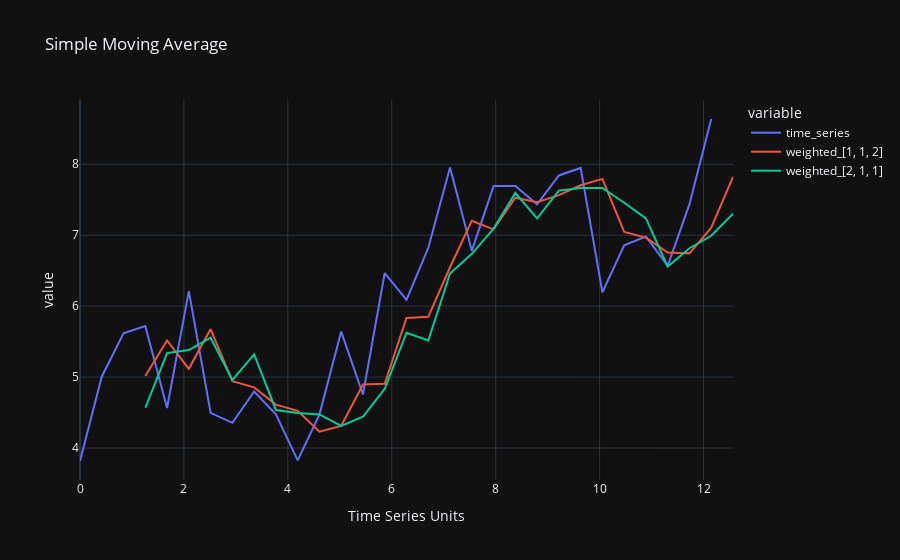

The cell this chart's notebook holds for it:
### Code cell
_, fig = WMA([1, 1, 2], [2, 1, 1])
fig.show()

### Figure 1 — Plotly figure (JSON) as saved in the notebook; plotly's stock layout.template omitted (floating-point values rounded to 4 significant figures)
{"data": [{"hovertemplate": "variable=time_series<br>Time Series Units=%{x}<br>value=%{y}<extra></extra>", "legendgroup": "time_series", "line": {"color": "#636efa", "dash": "solid"}, "marker": {"symbol": "circle"}, "mode": "lines", "name": "time_series", "orientation": "v", "showlegend": true, "type": "scatter", "x": [0, 0.4189, 0.8378, 1.257, 1.676, 2.094, 2.513, 2.932, 3.351, 3.77, 4.189, 4.608, 5.027, 5.445, 5.864, 6.283, 6.702, 7.121, 7.54, 7.959, 8.378, 8.796, 9.215, 9.634, 10.05, 10.47, 10.89, 11.31, 11.73, 12.15, 12.57], "xaxis": "x", "y": [3.817, 5.006, 5.618, 5.721, 4.564, 6.212, 4.496, 4.355, 4.797, 4.474, 3.827, 4.471, 5.641, 4.754, 6.467, 6.088, 6.82, 7.953, 6.779, 7.692, 7.694, 7.435, 7.843, 7.948, 6.196, 6.859, 6.981, 6.568, 7.438, 8.638, null], "yaxis": "y"}, {"hovertemplate": "variable=weighted_[1, 1, 2]<br>Time Series Units=%{x}<br>value=%{y}<extra></extra>", "legendgroup": "weighted_[1, 1, 2]", "line": {"color": "#EF553B", "dash": "solid"}, "marker": {"symbol": "circle"}, "mode": "lines", "name": "weighted_[1, 1, 2]", "orientation": "v", "showlegend": true, "type": "scatter", "x": [0, 0.4189, 0.8378, 1.257, 1.676, 2.094, 2.513, 2.932, 3.351, 3.77, 4.189, 4.608, 5.027, 5.445, 5.864, 6.283, 6.702, 7.121, 7.54, 7.959, 8.378, 8.796, 9.215, 9.634, 10.05, 10.47, 10.89, 11.31, 11.73, 12.15, 12.57], "xaxis": "x", "y": [null, null, null, 5.015, 5.516, 5.117, 5.677, 4.942, 4.855, 4.611, 4.525, 4.231, 4.311, 4.895, 4.905, 5.832, 5.849, 6.548, 7.203, 7.083, 7.529, 7.465, 7.564, 7.704, 7.794, 7.046, 6.965, 6.754, 6.744, 7.106, 7.82], "yaxis": "y"}, {"hovertemplate": "variable=weighted_[2, 1, 1]<br>Time Series Units=%{x}<br>value=%{y}<extra></extra>", "legendgroup": "weighted_[2, 1, 1]", "line": {"color": "#00cc96", "dash": "solid"}, "marker": {"symbol": "circle"}, "mode": "lines", "name": "weighted_[2, 1, 1]", "orientation": "v", "showlegend": true, "type": "scatter", "x": [0, 0.4189, 0.8378, 1.257, 1.676, 2.094, 2.513, 2.932, 3.351, 3.77, 4.189, 4.608, 5.027, 5.445, 5.864, 6.283, 6.702, 7.121, 7.54, 7.959, 8.378, 8.796, 9.215, 9.634, 10.05, 10.47, 10.89, 11.31, 11.73, 12.15, 12.57], "xaxis": "x", "y": [null, null, null, 4.564, 5.338, 5.38, 5.555, 4.959, 5.319, 4.536, 4.495, 4.474, 4.311, 4.441, 4.834, 5.626, 5.516, 6.46, 6.737, 7.093, 7.594, 7.236, 7.628, 7.667, 7.665, 7.457, 7.238, 6.558, 6.817, 6.992, 7.303], "yaxis": "y"}], "layout": {"autosize": true, "legend": {"title": {"text": "variable"}, "tracegroupgap": 0}, "title": {"text": "Simple Moving Average"}, "xaxis": {"anchor": "y", "autorange": true, "domain": [0, 1], "range": [0, 12.57], "title": {"text": "Time Series Units"}, "type": "linear"}, "yaxis": {"anchor": "x", "autorange": true, "domain": [0, 1], "range": [3.549, 8.906], "title": {"text": "value"}, "type": "linear"}}}
